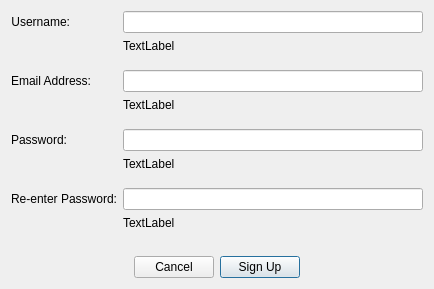
<?xml version="1.0" encoding="UTF-8"?>
<ui version="4.0">
 <class>SignUpDialog</class>
 <widget class="QDialog" name="SignUpDialog">
  <property name="windowModality">
   <enum>Qt::NonModal</enum>
  </property>
  <property name="geometry">
   <rect>
    <x>0</x>
    <y>0</y>
    <width>500</width>
    <height>380</height>
   </rect>
  </property>
  <property name="minimumSize">
   <size>
    <width>500</width>
    <height>0</height>
   </size>
  </property>
  <property name="windowTitle">
   <string>Sign Up</string>
  </property>
  <property name="modal">
   <bool>true</bool>
  </property>
  <layout class="QVBoxLayout" name="verticalLayout">
   <property name="sizeConstraint">
    <enum>QLayout::SetFixedSize</enum>
   </property>
   <item>
    <layout class="QFormLayout" name="formLayout">
     <property name="fieldGrowthPolicy">
      <enum>QFormLayout::ExpandingFieldsGrow</enum>
     </property>
     <item row="0" column="0">
      <widget class="QLabel" name="label_2">
       <property name="minimumSize">
        <size>
         <width>0</width>
         <height>0</height>
        </size>
       </property>
       <property name="text">
        <string>Username:</string>
       </property>
       <property name="alignment">
        <set>Qt::AlignRight|Qt::AlignTrailing|Qt::AlignVCenter</set>
       </property>
       <property name="buddy">
        <cstring>textFieldUsername</cstring>
       </property>
      </widget>
     </item>
     <item row="0" column="1">
      <widget class="QLineEdit" name="textFieldUsername">
       <property name="minimumSize">
        <size>
         <width>300</width>
         <height>0</height>
        </size>
       </property>
      </widget>
     </item>
     <item row="1" column="1">
      <widget class="QLabel" name="labelUsernameMessages">
       <property name="sizePolicy">
        <sizepolicy hsizetype="Expanding" vsizetype="Preferred">
         <horstretch>0</horstretch>
         <verstretch>0</verstretch>
        </sizepolicy>
       </property>
       <property name="text">
        <string>TextLabel</string>
       </property>
       <property name="alignment">
        <set>Qt::AlignLeading|Qt::AlignLeft|Qt::AlignTop</set>
       </property>
       <property name="wordWrap">
        <bool>true</bool>
       </property>
      </widget>
     </item>
     <item row="2" column="1">
      <spacer name="verticalSpacer">
       <property name="orientation">
        <enum>Qt::Vertical</enum>
       </property>
       <property name="sizeType">
        <enum>QSizePolicy::Fixed</enum>
       </property>
       <property name="sizeHint" stdset="0">
        <size>
         <width>20</width>
         <height>5</height>
        </size>
       </property>
      </spacer>
     </item>
     <item row="3" column="0">
      <widget class="QLabel" name="label">
       <property name="minimumSize">
        <size>
         <width>0</width>
         <height>0</height>
        </size>
       </property>
       <property name="text">
        <string>Email Address:</string>
       </property>
       <property name="alignment">
        <set>Qt::AlignRight|Qt::AlignTrailing|Qt::AlignVCenter</set>
       </property>
       <property name="buddy">
        <cstring>textFieldEmail</cstring>
       </property>
      </widget>
     </item>
     <item row="3" column="1">
      <widget class="QLineEdit" name="textFieldEmail">
       <property name="minimumSize">
        <size>
         <width>300</width>
         <height>0</height>
        </size>
       </property>
      </widget>
     </item>
     <item row="6" column="0">
      <widget class="QLabel" name="label_3">
       <property name="sizePolicy">
        <sizepolicy hsizetype="Preferred" vsizetype="Preferred">
         <horstretch>0</horstretch>
         <verstretch>0</verstretch>
        </sizepolicy>
       </property>
       <property name="minimumSize">
        <size>
         <width>0</width>
         <height>0</height>
        </size>
       </property>
       <property name="text">
        <string>Password:</string>
       </property>
       <property name="alignment">
        <set>Qt::AlignRight|Qt::AlignTrailing|Qt::AlignVCenter</set>
       </property>
       <property name="buddy">
        <cstring>textFieldPassword</cstring>
       </property>
      </widget>
     </item>
     <item row="6" column="1">
      <widget class="QLineEdit" name="textFieldPassword">
       <property name="minimumSize">
        <size>
         <width>300</width>
         <height>0</height>
        </size>
       </property>
       <property name="echoMode">
        <enum>QLineEdit::Password</enum>
       </property>
      </widget>
     </item>
     <item row="9" column="0">
      <widget class="QLabel" name="label_4">
       <property name="minimumSize">
        <size>
         <width>0</width>
         <height>0</height>
        </size>
       </property>
       <property name="text">
        <string>Re-enter Password:</string>
       </property>
       <property name="alignment">
        <set>Qt::AlignRight|Qt::AlignTrailing|Qt::AlignVCenter</set>
       </property>
       <property name="buddy">
        <cstring>textFieldPasswordConfirmation</cstring>
       </property>
      </widget>
     </item>
     <item row="9" column="1">
      <widget class="QLineEdit" name="textFieldPasswordConfirmation">
       <property name="minimumSize">
        <size>
         <width>300</width>
         <height>0</height>
        </size>
       </property>
       <property name="echoMode">
        <enum>QLineEdit::Password</enum>
       </property>
      </widget>
     </item>
     <item row="5" column="1">
      <spacer name="verticalSpacer_2">
       <property name="orientation">
        <enum>Qt::Vertical</enum>
       </property>
       <property name="sizeType">
        <enum>QSizePolicy::Fixed</enum>
       </property>
       <property name="sizeHint" stdset="0">
        <size>
         <width>20</width>
         <height>5</height>
        </size>
       </property>
      </spacer>
     </item>
     <item row="8" column="1">
      <spacer name="verticalSpacer_3">
       <property name="orientation">
        <enum>Qt::Vertical</enum>
       </property>
       <property name="sizeType">
        <enum>QSizePolicy::Fixed</enum>
       </property>
       <property name="sizeHint" stdset="0">
        <size>
         <width>20</width>
         <height>5</height>
        </size>
       </property>
      </spacer>
     </item>
     <item row="4" column="1">
      <widget class="QLabel" name="labelEmailMessages">
       <property name="sizePolicy">
        <sizepolicy hsizetype="Expanding" vsizetype="Preferred">
         <horstretch>0</horstretch>
         <verstretch>0</verstretch>
        </sizepolicy>
       </property>
       <property name="text">
        <string>TextLabel</string>
       </property>
       <property name="alignment">
        <set>Qt::AlignLeading|Qt::AlignLeft|Qt::AlignTop</set>
       </property>
       <property name="wordWrap">
        <bool>true</bool>
       </property>
      </widget>
     </item>
     <item row="7" column="1">
      <widget class="QLabel" name="labelPasswordMessages">
       <property name="sizePolicy">
        <sizepolicy hsizetype="Expanding" vsizetype="Preferred">
         <horstretch>0</horstretch>
         <verstretch>0</verstretch>
        </sizepolicy>
       </property>
       <property name="text">
        <string>TextLabel</string>
       </property>
       <property name="alignment">
        <set>Qt::AlignLeading|Qt::AlignLeft|Qt::AlignTop</set>
       </property>
       <property name="wordWrap">
        <bool>true</bool>
       </property>
      </widget>
     </item>
     <item row="10" column="1">
      <widget class="QLabel" name="labelPasswordConfirmationMessages">
       <property name="sizePolicy">
        <sizepolicy hsizetype="Expanding" vsizetype="Preferred">
         <horstretch>0</horstretch>
         <verstretch>0</verstretch>
        </sizepolicy>
       </property>
       <property name="text">
        <string>TextLabel</string>
       </property>
       <property name="alignment">
        <set>Qt::AlignLeading|Qt::AlignLeft|Qt::AlignTop</set>
       </property>
       <property name="wordWrap">
        <bool>true</bool>
       </property>
      </widget>
     </item>
    </layout>
   </item>
   <item>
    <spacer name="verticalSpacer_4">
     <property name="orientation">
      <enum>Qt::Vertical</enum>
     </property>
     <property name="sizeType">
      <enum>QSizePolicy::Fixed</enum>
     </property>
     <property name="sizeHint" stdset="0">
      <size>
       <width>20</width>
       <height>20</height>
      </size>
     </property>
    </spacer>
   </item>
   <item>
    <layout class="QHBoxLayout" name="horizontalLayout">
     <item>
      <spacer name="horizontalSpacer">
       <property name="orientation">
        <enum>Qt::Horizontal</enum>
       </property>
       <property name="sizeHint" stdset="0">
        <size>
         <width>40</width>
         <height>20</height>
        </size>
       </property>
      </spacer>
     </item>
     <item>
      <widget class="QPushButton" name="btnCancel">
       <property name="text">
        <string>Cancel</string>
       </property>
      </widget>
     </item>
     <item>
      <widget class="QPushButton" name="btnSignUp">
       <property name="enabled">
        <bool>true</bool>
       </property>
       <property name="text">
        <string>Sign Up</string>
       </property>
       <property name="default">
        <bool>true</bool>
       </property>
      </widget>
     </item>
     <item>
      <spacer name="horizontalSpacer_2">
       <property name="orientation">
        <enum>Qt::Horizontal</enum>
       </property>
       <property name="sizeHint" stdset="0">
        <size>
         <width>40</width>
         <height>20</height>
        </size>
       </property>
      </spacer>
     </item>
    </layout>
   </item>
  </layout>
 </widget>
 <tabstops>
  <tabstop>textFieldUsername</tabstop>
  <tabstop>textFieldEmail</tabstop>
  <tabstop>textFieldPassword</tabstop>
  <tabstop>textFieldPasswordConfirmation</tabstop>
  <tabstop>btnCancel</tabstop>
 </tabstops>
 <resources/>
 <connections/>
</ui>
